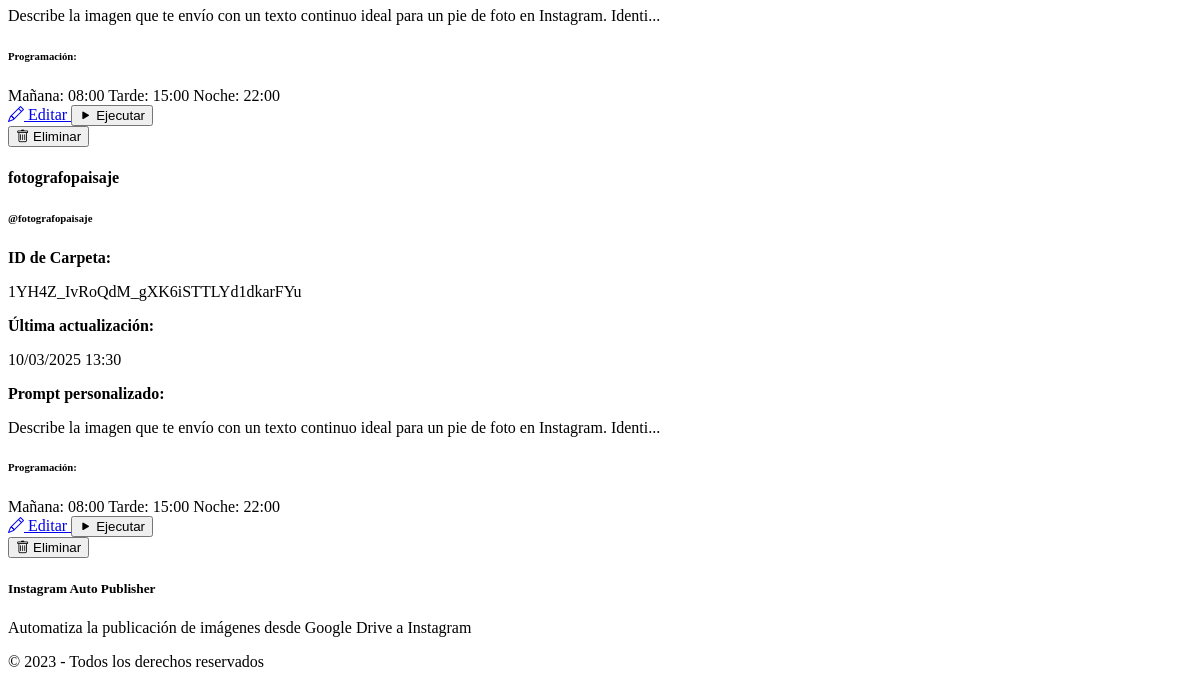
/config (signed in, lower part), run on an earlier commit of the app's database.
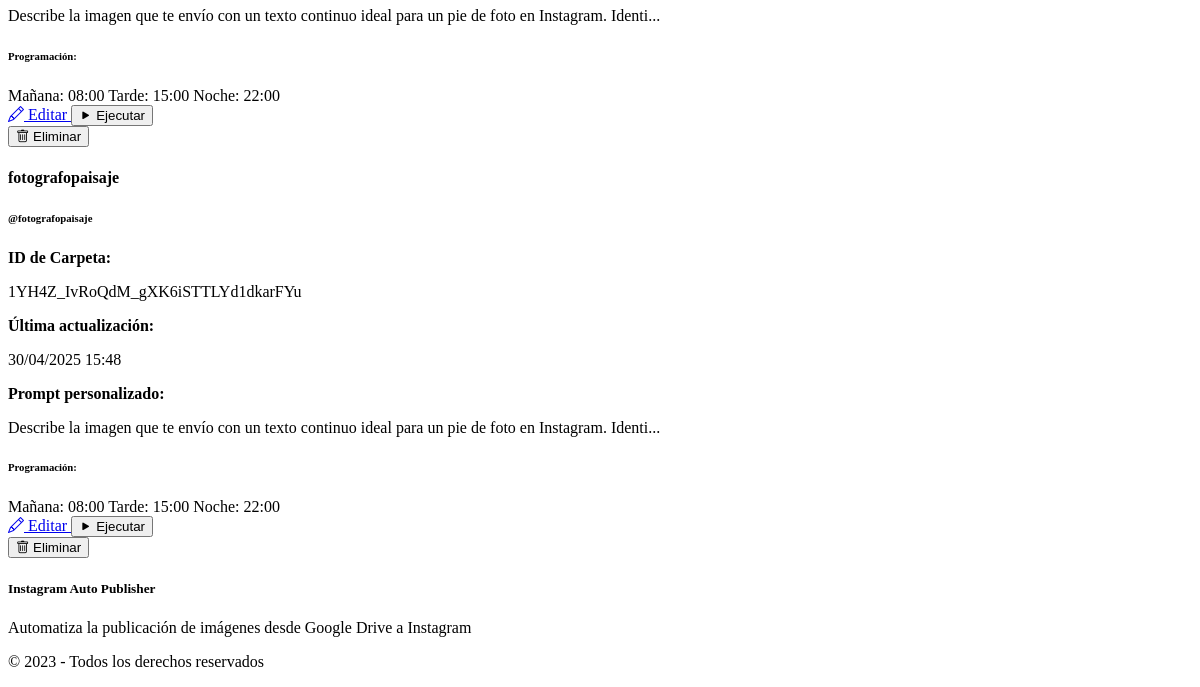
And on a later commit of the database.
### models.py (models this page shows)
class Account(db.Model):
    id = db.Column(db.Integer, primary_key=True)
    name = db.Column(db.String(100), nullable=False)
    instagram_username = db.Column(db.String(100), nullable=False)
    instagram_password = db.Column(db.String(100), nullable=False)
    google_credentials = db.Column(db.Text)
    folder_id = db.Column(db.String(100))
    gemini_api_key = db.Column(db.String(100))
    created_at = db.Column(db.DateTime, default=datetime.utcnow)
    updated_at = db.Column(db.DateTime, default=datetime.utcnow, onupdate=datetime.utcnow)
    publications = db.relationship('PublicationHistory', backref='account', lazy=True)
    gemini_prompt = db.Column(db.Text, default="Describe la imagen que te envío con un texto continuo ideal para un pie de foto en Instagram. Identifica la especie del ave y proporciona detalles sobre su aspecto, hábitat y distribución, manteniendo un tono natural, atractivo y animado. Incluye emojis y hashtags adecuados para resaltar la belleza de la naturaleza y la fotografía de aves. Con enfoque en la fotografía. Responde únicamente con el texto solicitado, sin añadir introducciones ni comentarios adicionales.")
    morning_post = db.Column(db.Boolean, default=True)
    morning_time = db.Column(db.String(5), default="08:00")
    afternoon_post = db.Column(db.Boolean, default=True)
    afternoon_time = db.Column(db.String(5), default="15:00")
    evening_post = db.Column(db.Boolean, default=True)
    evening_time = db.Column(db.String(5), default="22:00")

### app.py (the view)
@app.route('/config', methods=['GET', 'POST'])
@login_required
def config():
    accounts = Account.query.all()
    account_count = len(accounts)
    can_add_more = account_count < 4
    return render_template('config.html', accounts=accounts, can_add_more=can_add_more, account_count=account_count)

### app.py (called while the page is built)
@login_manager.user_loader
def load_user(user_id):
    return User.query.get(int(user_id))

### templates/config.html (shortened to what the changed rows need)
{% extends 'base.html' %}
{% block content %}
<div class="container">
    {% if form %}
    <div class="card mb-4">
        <div class="card-header bg-primary bg-opacity-25">
            {% if edit_mode %}
            <h4>Editar Cuenta: {{ account.name }}</h4>
            {% else %}
            <h4>Nueva Cuenta</h4>
            {% endif %}
        </div>
        <div class="card-body">
            <form method="post">
                {{ form.hidden_tag() }}
                <div class="row mb-3">
                    <div class="col-md-6">
                        <div class="mb-3">
                            {{ form.name.label(class="form-label") }}
                            {{ form.name(class="form-control") }}
                            {% if form.name.errors %}
                            <div class="text-danger small">
                                {% for error in form.name.errors %}
                                {{ error }}
                                {% endfor %}
                            </div>
                            {% endif %}
                        </div>
                        <div class="mb-3">
                            {{ form.instagram_username.label(class="form-label") }}
                            {{ form.instagram_username(class="form-control") }}
                            {% if form.instagram_username.errors %}
                            <div class="text-danger small">
                                {% for error in form.instagram_username.errors %}
                                {{ error }}
                                {% endfor %}
                            </div>
                            {% endif %}
                        </div>
                        <div class="mb-3 password-container">
                            {{ form.instagram_password.label(class="form-label") }}
                            {{ form.instagram_password(class="form-control", type="password", id="instagram_password") }}
                            <button type="button" class="toggle-password" data-target="instagram_password">
                                <i class="bi bi-eye"></i>
                            </button>
                            {% if form.instagram_password.errors %}
                            <div class="text-danger small">
                                {% for error in form.instagram_password.errors %}
                                {{ error }}
                                {% endfor %}
                            </div>
                            {% endif %}
                        </div>
                    </div>
                    <div class="col-md-6">
                        <div class="mb-3">
                            {{ form.folder_id.label(class="form-label") }}
                            <div class="input-group">
                                {{ form.folder_id(class="form-control") }}
                                <span class="input-group-text" data-bs-toggle="tooltip" title="ID de la carpeta de Google Drive donde se encuentran las imágenes">
                                    <i class="bi bi-question-circle"></i>
                                </span>
                            </div>
                            {% if form.folder_id.errors %}
                            <div class="text-danger small">
                                {% for error in form.folder_id.errors %}
                                {{ error }}
                                {% endfor %}
                            </div>
                            {% endif %}
                        </div>
                        <div class="mb-3">
                            {{ form.gemini_api_key.label(class="form-label") }}
                            <div class="input-group">
                                {{ form.gemini_api_key(class="form-control", type="password", id="gemini_api_key") }}
                                <button type="button" class="toggle-password input-group-text" data-target="gemini_api_key">
                                    <i class="bi bi-eye"></i>
                                </button>
                            </div>
                            {% if form.gemini_api_key.errors %}
                            <div class="text-danger small">
                                {% for error in form.gemini_api_key.errors %}
                                {{ error }}
                                {% endfor %}
                            </div>
                            {% endif %}
                        </div>
                        <div class="mb-3">
                            {{ form.google_credentials.label(class="form-label") }}
                            <div class="input-group">
                                {{ form.google_credentials(class="form-control", rows="3") }}
                                <span class="input-group-text" data-bs-toggle="tooltip" title="JSON de credenciales de Google codificado en Base64">
                                    <i class="bi bi-question-circle"></i>
                                </span>
                            </div>
                            {% if form.google_credentials.errors %}
                            <div class="text-danger small">
                                {% for error in form.google_credentials.errors %}
                                {{ error }}
                                {% endfor %}
                            </div>
                            {% endif %}
                        </div>
                        <div class="mb-3">
                            {{ form.gemini_prompt.label(class="form-label") }}
                            <div class="input-group">
                                {{ form.gemini_prompt(class="form-control", rows="5") }}
                                <span class="input-group-text" data-bs-toggle="tooltip" title="Prompt personalizado para generar descripciones de imágenes con Gemini AI">
                                    <i class="bi bi-question-circle"></i>
                                </span>
                            </div>
                            {% if form.gemini_prompt.errors %}
                            <div class="text-danger small">
                                {% for error in form.gemini_prompt.errors %}
                                {{ error }}
                                {% endfor %}
                            </div>
                            {% endif %}
                            <div class="form-text small text-muted">
                                Personaliza el prompt para generar descripciones que se adapten al estilo de esta cuenta.
                            </div>
                        </div>
                    </div>
                </div>
                <h5 class="mt-4 mb-3">Programación de publicaciones</h5>
                <div class="row">
                    <div class="col-md-4">
                        <div class="card mb-3">
                            <div class="card-body">
                                <h6 class="card-title">Mañana</h6>
                                <div class="mb-2 form-check">
                                    {{ form.morning_post(class="form-check-input schedule-toggle", data_target="morning_time") }}
                                    {{ form.morning_post.label(class="form-check-label") }}
                                </div>
                                <div class="mb-2">
                                    <label class="form-label">Hora</label>
                                    {{ form.morning_time(class="form-control", id="morning_time") }}
                                </div>
                            </div>
                        </div>
                    </div>
                    <div class="col-md-4">
                        <div class="card mb-3">
                            <div class="card-body">
                                <h6 class="card-title">Tarde</h6>
                                <div class="mb-2 form-check">
                                    {{ form.afternoon_post(class="form-check-input schedule-toggle", data_target="afternoon_time") }}
                                    {{ form.afternoon_post.label(class="form-check-label") }}
                                </div>
                                <div class="mb-2">
                                    <label class="form-label">Hora</label>
                                    {{ form.afternoon_time(class="form-control", id="afternoon_time") }}
                                </div>
                            </div>
                        </div>
                    </div>
                    <div class="col-md-4">
                        <div class="card mb-3">
                            <div class="card-body">
                                <h6 class="card-title">Noche</h6>
                                <div class="mb-2 form-check">
                                    {{ form.evening_post(class="form-check-input schedule-toggle", data_target="evening_time") }}
                                    {{ form.evening_post.label(class="form-check-label") }}
                                </div>
                                <div class="mb-2">
                                    <label class="form-label">Hora</label>
                                    {{ form.evening_time(class="form-control", id="evening_time") }}
                                </div>
                            </div>
                        </div>
                    </div>
                </div>
                <div class="d-flex mt-4">
                    {{ form.submit(class="btn btn-primary me-2") }}
                    {% if edit_mode %}
                    <a href="{{ url_for('config') }}" class="btn btn-secondary">Cancelar</a>
                    {% endif %}
                </div>
            </form>
        </div>
    </div>
    {% else %}
    {% if accounts %}
    <div class="row g-4">
        {% for account in accounts %}
        <div class="col-md-6">
            <div class="card h-100 account-card">
                <div class="card-body">
                    <h4 class="card-title">{{ account.name }}</h4>
                    <h6 class="card-subtitle mb-3 text-muted">@{{ account.instagram_username }}</h6>
                    <div class="row mb-3">
                        <div class="col-md-6">
                            <p class="mb-1"><strong>ID de Carpeta:</strong></p>
                            <p class="text-muted small">{{ account.folder_id }}</p>
                        </div>
                        <div class="col-md-6">
                            <p class="mb-1"><strong>Última actualización:</strong></p>
                            <p class="text-muted small">{{ account.updated_at.strftime('%d/%m/%Y %H:%M') }}</p>
                        </div>
                    </div>
                    <div class="row mb-3">
                        <div class="col-12">
                            <p class="mb-1"><strong>Prompt personalizado:</strong></p>
                            <p class="text-muted small">
                                {% if account.gemini_prompt and account.gemini_prompt|length > 100 %}
                                {{ account.gemini_prompt[:100] }}...
                                {% elif account.gemini_prompt %}
                                {{ account.gemini_prompt }}
                                {% else %}
                                <em>Usando prompt predeterminado</em>
                                {% endif %}
                            </p>
                        </div>
                    </div>
                    <h6 class="mb-2">Programación:</h6>
                    <div class="d-flex flex-wrap mb-3">
                        {% if account.morning_post %}
                        <span class="badge bg-info me-2 mb-1">Mañana: {{ account.morning_time }}</span>
                        {% endif %}
                        {% if account.afternoon_post %}
                        <span class="badge bg-info me-2 mb-1">Tarde: {{ account.afternoon_time }}</span>
                        {% endif %}
                        {% if account.evening_post %}
                        <span class="badge bg-info me-2 mb-1">Noche: {{ account.evening_time }}</span>
                        {% endif %}
                    </div>
                    <div class="d-flex mt-3">
                        <a href="{{ url_for('edit_account', account_id=account.id) }}" class="btn btn-sm btn-outline-primary me-2">
                            <i class="bi bi-pencil"></i> Editar
                        </a>
                        <button type="button" class="btn btn-sm btn-outline-success me-2 run-script" data-account-id="{{ account.id }}">
                            <span class="button-text"><i class="bi bi-play-fill"></i> Ejecutar</span>
                        </button>
                        <form action="{{ url_for('delete_account', account_id=account.id) }}" method="post" class="d-inline">
                            <button type="submit" class="btn btn-sm btn-outline-danger delete-account">
                                <i class="bi bi-trash"></i> Eliminar
                            </button>
                        </form>
                    </div>
                </div>
            </div>
        </div>
        {% endfor %}
    </div>
    {% else %}
    <div class="alert alert-info">
        <h5>No hay cuentas configuradas</h5>
        <p>Agrega una nueva cuenta para comenzar a usar el servicio.</p>
    </div>
    {% endif %}
    {% endif %}
</div>
{% endblock %}

What changed in the data, as far as the page shows it:
changed Account "fotografopaisaje": updated_at "10/03/2025 13:30" → "30/04/2025 15:48"
